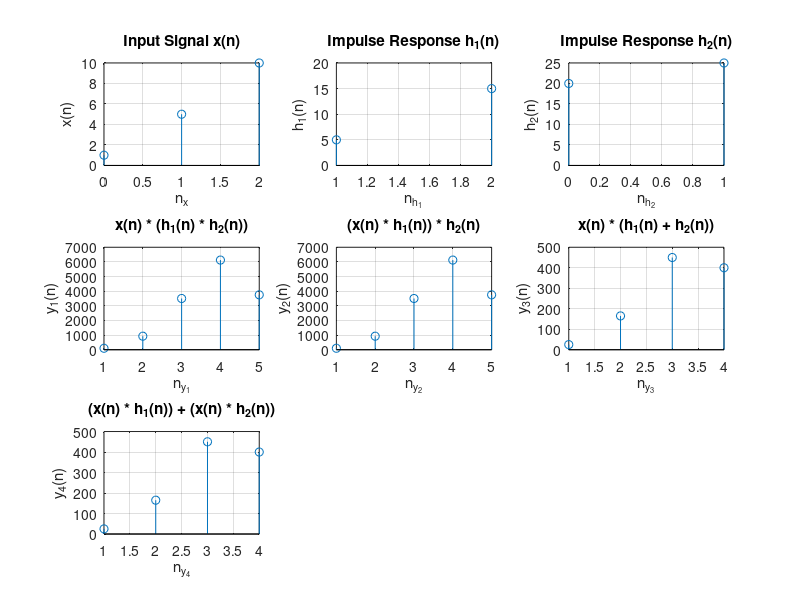

MATLAB code to generate this figure:
%% Verification of Associative and Distributive Properties of Convolution

clearvars;
close all;
clc;

% Define the input signal and its origin.
x = [1 5 10];
originX = 1;
nX = (0:length(x) - 1) - originX + 1;

% Define the first impulse response and its origin.
h1 = [5 15];
originH1 = 0;
nH1 = (0:length(h1) - 1) - originH1 + 1;

% Define the second impulse response and its origin.
h2 = [20 25];
originH2 = 1;
nH2 = (0:length(h2) - 1) - originH2 + 1;

% Verify the associative property of convolution.
yAssociative1 = conv(x, conv(h1, h2));
yAssociative2 = conv(conv(x, h1), h2);

% Verify the distributive property of convolution.
yDistributive1 = conv(x, h1 + h2);
yDistributive2 = conv(x, h1) + conv(x, h2);

% Calculate the sample indices for the convolution outputs.
nAssociative = ...
    (nX(1) + nH1(1) + nH2(1)) : ...
    (nX(end) + nH1(end) + nH2(end));

nDistributive = ...
    (nX(1) + nH1(1)) : ...
    (nX(end) + nH1(end));

% Plot the input signals and the convolution results.
figure;

subplot(3, 3, 1);
stem(nX, x);
title('Input Signal x(n)');
xlabel('n_x');
ylabel('x(n)');
grid on;

subplot(3, 3, 2);
stem(nH1, h1);
title('Impulse Response h_1(n)');
xlabel('n_{h_1}');
ylabel('h_1(n)');
grid on;

subplot(3, 3, 3);
stem(nH2, h2);
title('Impulse Response h_2(n)');
xlabel('n_{h_2}');
ylabel('h_2(n)');
grid on;

subplot(3, 3, 4);
stem(nAssociative, yAssociative1);
title('x(n) * (h_1(n) * h_2(n))');
xlabel('n_{y_1}');
ylabel('y_1(n)');
grid on;

subplot(3, 3, 5);
stem(nAssociative, yAssociative2);
title('(x(n) * h_1(n)) * h_2(n)');
xlabel('n_{y_2}');
ylabel('y_2(n)');
grid on;

subplot(3, 3, 6);
stem(nDistributive, yDistributive1);
title('x(n) * (h_1(n) + h_2(n))');
xlabel('n_{y_3}');
ylabel('y_3(n)');
grid on;

subplot(3, 3, 7);
stem(nDistributive, yDistributive2);
title('(x(n) * h_1(n)) + (x(n) * h_2(n))');
xlabel('n_{y_4}');
ylabel('y_4(n)');
grid on;
